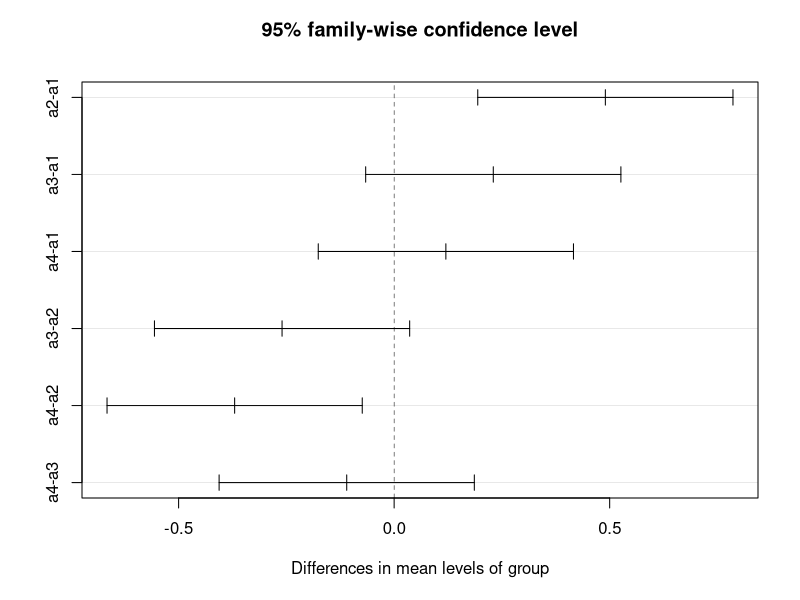
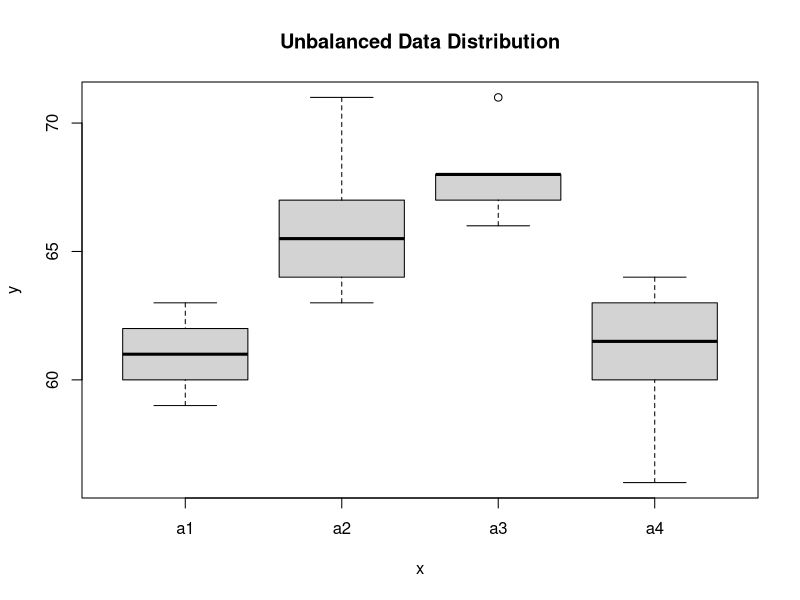
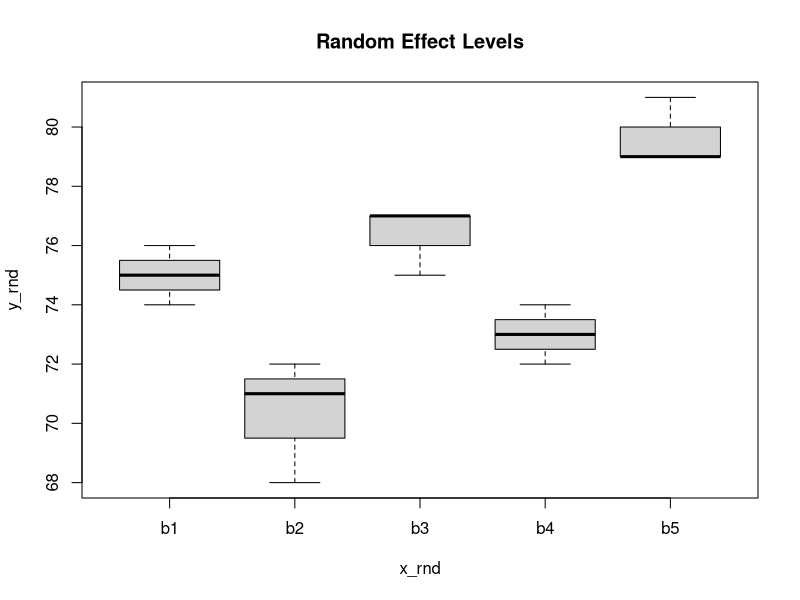

Reproduce these figures in R, in order.
# ============================================================
# 실험계획과 응용 Chapter 4: 일원배치법 II
# ============================================================
# Major Topics:
# 1. ANOVA 사후분석 (Post-Hoc Analysis: LSD, Bonferroni, Tukey HSD)
# 2. 비등반복 일원배치 분산분석 (Unbalanced One-way ANOVA)
# 3. 변량모형 / 랜덤모형 (Random Effects Model & Variance Components)
# ------------------------------------------------------------

# ------------------------------------------------------------
# [PART 1] 데이터 정의 및 사후분석 (Post-Hoc Analysis)
# ------------------------------------------------------------

# 1. 인자 수준(Factor Level)별 반응치 생성 (각 수준 n = 4)
a1 <- c(1.93, 2.38, 2.20, 2.25)
a2 <- c(2.55, 2.72, 2.75, 2.70)
a3 <- c(2.40, 2.68, 2.32, 2.28)
a4 <- c(2.33, 2.38, 2.28, 2.25)

# 2. 단일 벡터 병합 (총 N = 16)
wear <- c(a1, a2, a3, a4)

# 3. 집단 라벨링 (a1 ~ a4 각 4회 반복)
group <- rep(c("a1", "a2", "a3", "a4"), c(4, 4, 4, 4))

# 4. 분석용 데이터프레임 생성
wear.dat <- data.frame(group, wear)

# [사후검정 (Post-Hoc Comparison) 실행]
# 분산분석에서 귀무가설(모든 그룹의 평균이 같다)이 기각되었을 때, 
# '어느 그룹 간에 차이가 있는지' 구체적으로 규명하기 위해 수행함.

# (1) LSD (Least Significant Difference) 기준 다중비교
# - p.adj = "none": 1종 오류(Type I Error) 보정을 적용하지 않음.
# - 검정력이 높지만, 다중비교 시 1종 오류가 누적(Family-wise Error Rate 증가)되는 단점이 있음.
pairwise.t.test(wear.dat$wear, wear.dat$group, p.adj = "none")
# [결과 해석]
# - a2-a1 (p = 0.00036), a3-a1 (p = 0.03971), a3-a2 (p = 0.02290), a4-a2 (p = 0.00298)에서 유의한 차이 보임.

# (2) Bonferroni 보정 적용
# - p.adj = "bonferroni": 전체 비교 횟수(k)만큼 유의확률을 조정(p * k).
# - 1종 오류를 엄격하게 통제하지만, 보정이 지나치게 보수적이어서 2종 오류 위험이 높아짐.
pairwise.t.test(wear.dat$wear, wear.dat$group, p.adj = "bonferroni")
# [결과 해석]
# - 보정 후 a2-a1 (p = 0.0021), a4-a2 (p = 0.0179) 두 쌍만 유의수준 0.05에서 유의함.

# (3) Tukey의 HSD (Honestly Significant Difference) 검정
# - 일원배치 ANOVA에서 각 집단의 반복수가 같을 때 1종 오류율을 유의수준 \alpha 수준으로 잘 유지하는 표준적인 방법.
aov.out <- aov(wear ~ group, data = wear.dat)
TukeyHSD(aov.out)
# [결과 해석]
# - a2-a1 (p adj = 0.00175) 및 a4-a2 (p adj = 0.01368) 간 평균 차이가 유의함.
# - diff: 두 집단 간 평균 차이 / lwr, upr: 95% 신뢰구간 하한값 및 상한값

# (4) Tukey HSD 결과 시각화
plot(TukeyHSD(aov.out))
# [시각화 해석]
# - 신뢰구간 선분(Horizontal Lines)이 '0'(점선)을 포함하지 않는 쌍(a2-a1, a4-a2)이 통계적으로 유의미한 차이를 보이는 집단임.


# ------------------------------------------------------------
# [PART 2] 반복수가 같지 않은 일원배치법 (Unbalanced One-Way ANOVA)
# ------------------------------------------------------------

# 각 집단별 표본 크기가 다름 (n1 = 5, n2 = 6, n3 = 6, n4 = 6, 총 N = 23)
a1 <- c(62, 60, 63, 59, 61)
a2 <- c(63, 67, 71, 64, 65, 66)
a3 <- c(68, 66, 71, 67, 68, 68)
a4 <- c(56, 62, 60, 61, 63, 64)

y <- c(a1, a2, a3, a4)
x <- rep(c("a1", "a2", "a3", "a4"), c(5, 6, 6, 6))

# 분산분석 실행
anova_unbal <- aov(y ~ x)
summary(anova_unbal)
# [결과 해석]
# - F-value = 13.31, Pr(>F) = 6.49e-05 (***)
# - p-value < 0.05 이므로 최소한 한 집단의 평균은 나머지 집단과 다르다.

# 임계값 계산 (유의수준 0.01, 자유도 3, 19)
qf(p = 0.01, df1 = 3, df2 = 19, lower.tail = FALSE) # 5.010287
# - 계산된 F값(13.31)이 임계값(5.01)보다 크므로 귀무가설 기각.

# 각 집단별 기술통계량 산출 (평균 및 개수)
tapply(y, x, mean)   # a1: 61, a2: 66, a3: 68, a4: 61
tapply(y, x, length) # a1: 5,  a2: 6,  a3: 6,  a4: 6

# 상자그림(Boxplot) 시각화
boxplot(y ~ x, col = "lightgray", main = "Unbalanced Data Distribution")
# [분석]
# - a2, a3의 중앙값이 a1, a4에 비해 확연히 높음.
# - a3 수준에서 70 이상의 이상치(Outlier) 관찰.

# 사후검정 비교
pairwise.t.test(y, x, p.adj = "none")       # 보정 없음
pairwise.t.test(y, x, p.adj = "bonferroni") # 본페로니 보정
TukeyHSD(anova_unbal)                       # Tukey HSD (비등반복 시 Kramer 수정 방식 적용)
# [결과]
# - a2-a1, a3-a1, a4-a2, a4-a3 비교 쌍에서 유의미한 평균 차이가 존재함.


# ------------------------------------------------------------
# [PART 3] 변량모형 / 랜덤모형 (Random Effects Model)
# ------------------------------------------------------------
# 모형: Y_ij = \mu + A_i + \epsilon_ij
# - 고정모형(Fixed Model): 관심 있는 특정 처리(Factor Level)의 평균 차이 검정이 목적.
# - 변량모형(Random Model): 모집단에서 무작위로 추출된 처리들의 '변동성(Variance Components)' 추정이 목적.

b1 <- c(74, 76, 75)
b2 <- c(68, 71, 72)
b3 <- c(75, 77, 77)
b4 <- c(72, 74, 73)
b5 <- c(79, 81, 79)

y_rnd <- c(b1, b2, b3, b4, b5)
x_rnd <- rep(c("b1", "b2", "b3", "b4", "b5"), c(3, 3, 3, 3, 3))

# 배치 간 분포 시각화
boxplot(y_rnd ~ x_rnd, main = "Random Effect Levels")

# 일원배치 분산분석표
anova_rnd <- aov(y_rnd ~ x_rnd)
summary(anova_rnd)
# [분산분석표 해석]
# - MS_A (x) = 36.93, MS_E (Residuals) = 1.80
# - F = MS_A / MS_E = 20.52 (p = 8.25e-05) -> 처리 간 변동이 유의함.

# 혼합모형 분석 패키지 로드 및 혼합모형 적합
# (1|x): x를 변량 요인(Random Intercept)으로 지정
library(lme4)

fit_rand <- lmer(y_rnd ~ (1 | x_rnd))
summary(fit_rand)

# [분산성분(Variance Components) 해석]
# - Random Effects:
#   - Group (x_rnd) Std.Dev. = 3.422 -> 집단 간 표준편차 (\hat{\sigma_A})
#   - Residual Std.Dev. = 1.342      -> 오차 표준편차 (\hat{\sigma_E})
# - 분산 추정치:
#   - \hat{\sigma_E}^2 = 1.80 (= MS_E)
#   - \hat{\sigma_A}^2 = (MS_A - MS_E) / n = (36.93 - 1.80) / 3 = 11.71 (3.422^2)

# 변량 성분 및 모평균의 95% 프로파일 신뢰구간 산출
confint(fit_rand)
# [결과 해석]
# - .sig01     : 집단 간 표준편차(\sigma_A)의 95% 신뢰구간 [1.692, 6.794]
# - .sigma     : 오차 표준편차(\sigma_E)의 95% 신뢰구간 [0.915, 2.240]
# - (Intercept): 전체 모평균(\mu)의 95% 신뢰구간 [71.492, 78.241]
